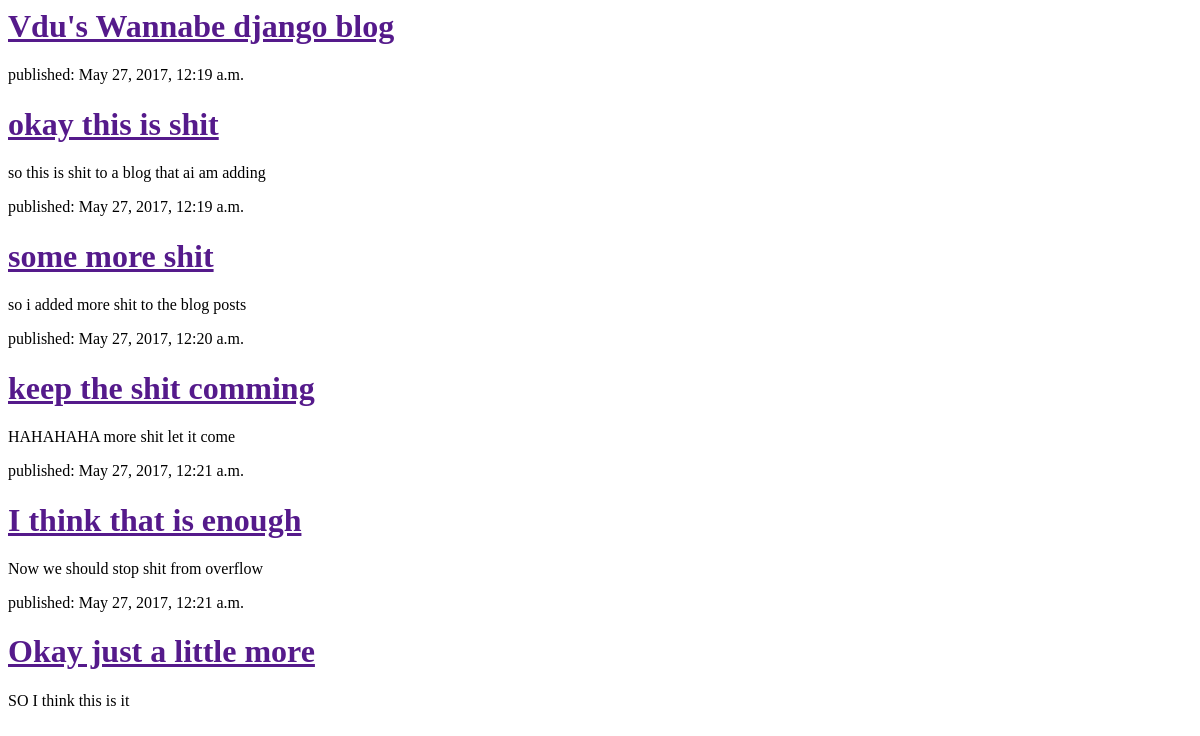
The app's page /, older data.
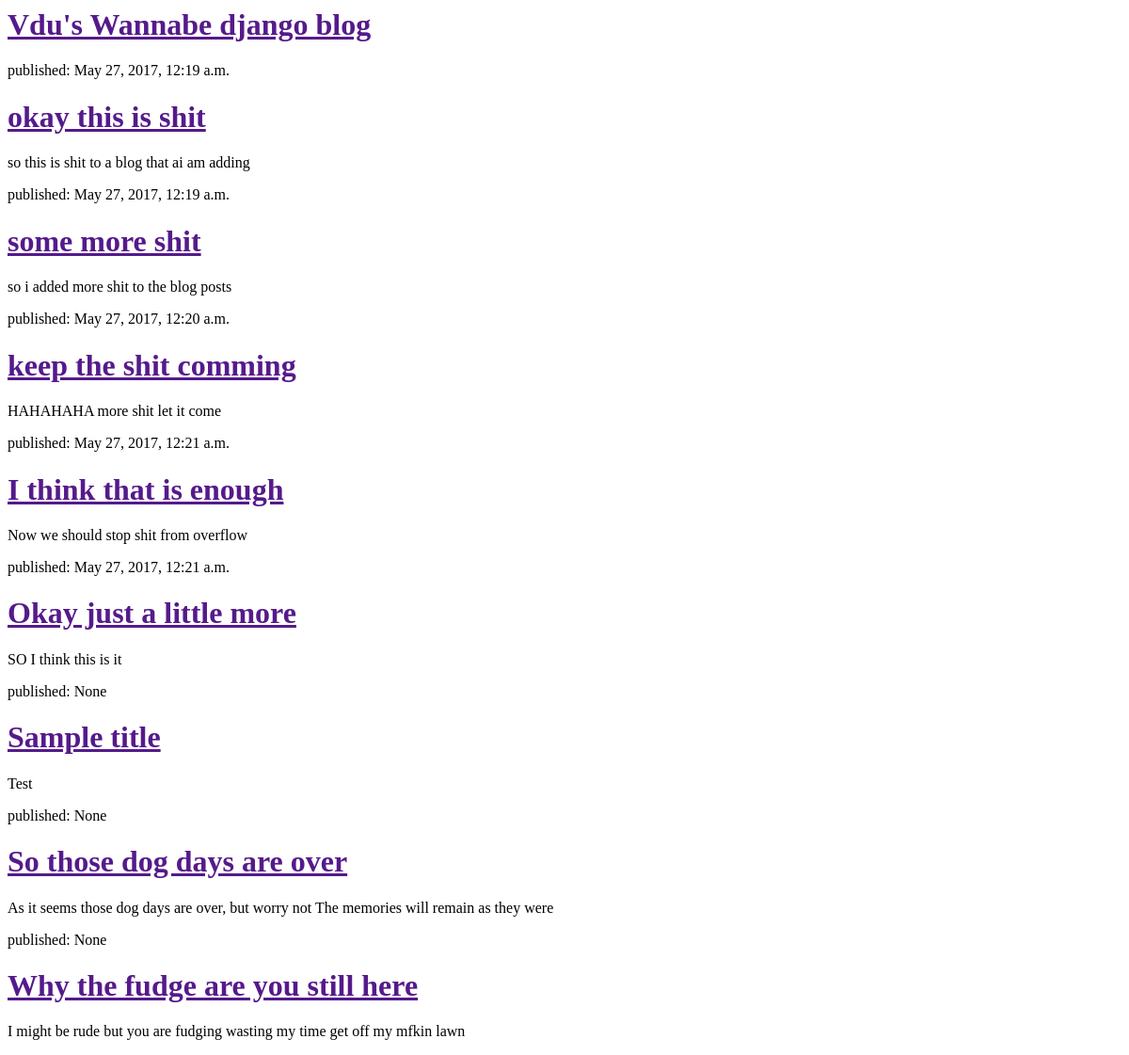
The same page, newer data.
### blog/models.py (models this page shows, shortened)
class Post(models.Model):
    author = models.ForeignKey('auth.user')
    title = models.CharField(max_length=200)
    text = models.TextField()
    created_date = models.DateTimeField(
        default=timezone.now)
    published_date = models.DateTimeField(blank=True, null=True)

### blog/views.py (the view)
# urls.py: url(r'^$', views.post_list, name='post_list'),
def post_list(request):
    posts = Post.objects.all()
    return render(request, 'blog/post_list.html', {'posts': posts})

### blog/templates/blog/post_list.html (shortened to what this page needs)
<html>
    <head>
    </head>
    <body>
        <div>
            <h1><a href="">Vdu's Wannabe django blog</a></h1>
        </div>
        {% for post in posts %}
            <div>
                <p>published: {{post.published_date}}</p>
                <h1><a href="">{{ post.title }}</a></h1>
                <p>{{ post.text|linebreaksbr }}</p>
            </div>
        {% endfor %}
    </body>
</html>

Row changes from the older to the newer data that the page shows:
added Post: published_date "None", title "Sample title", text "Test"
added Post: published_date "None", title "So those dog days are over", text "As it seems those dog days are over, but worry not The memories will remain as they were"
added Post: published_date "None", title "Why the fudge are you still here", text "I might be rude but you are fudging wasting my time get off my mfkin lawn"
